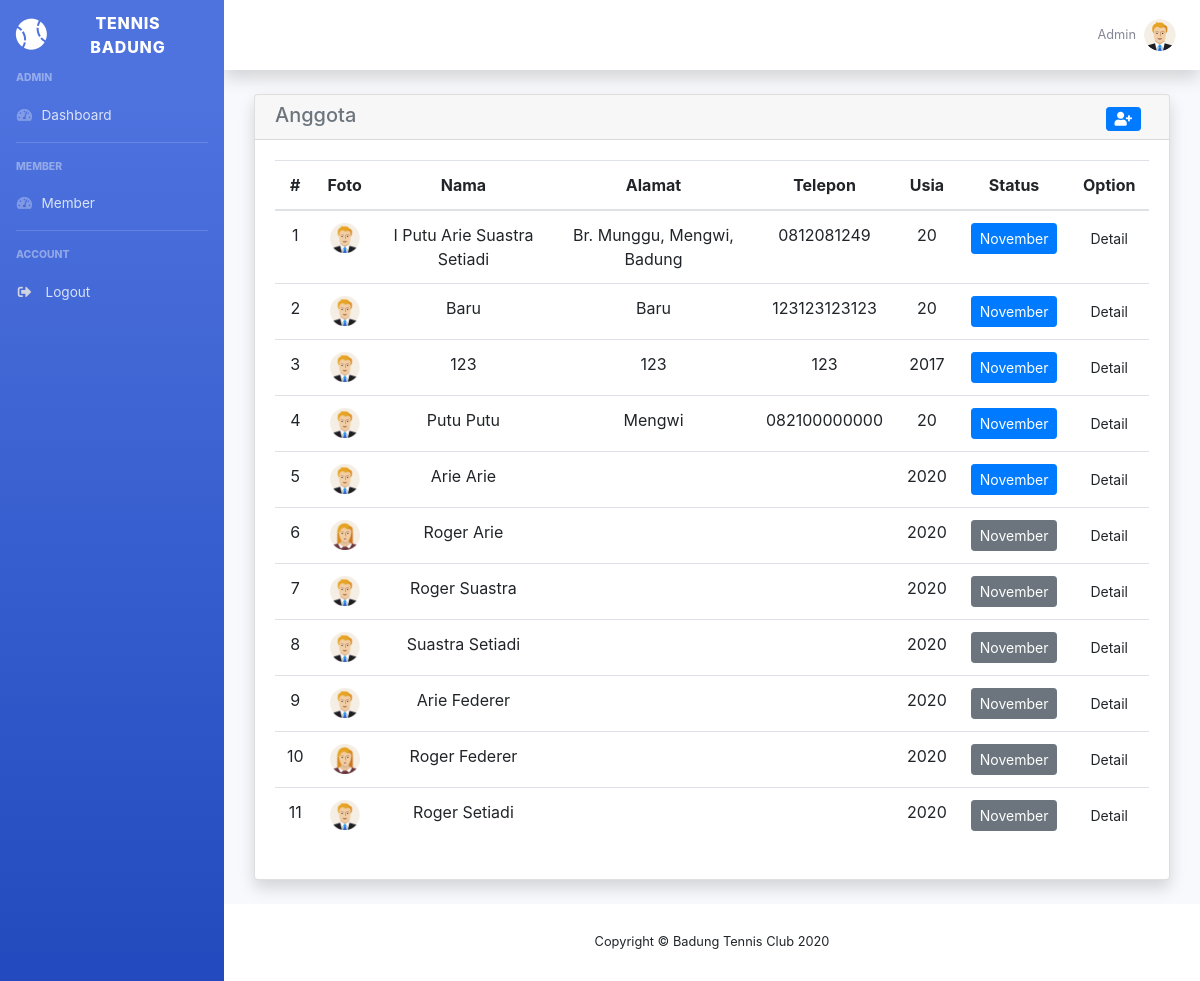
The page /view/member/index.php (signed in) on the database as committed earlier.
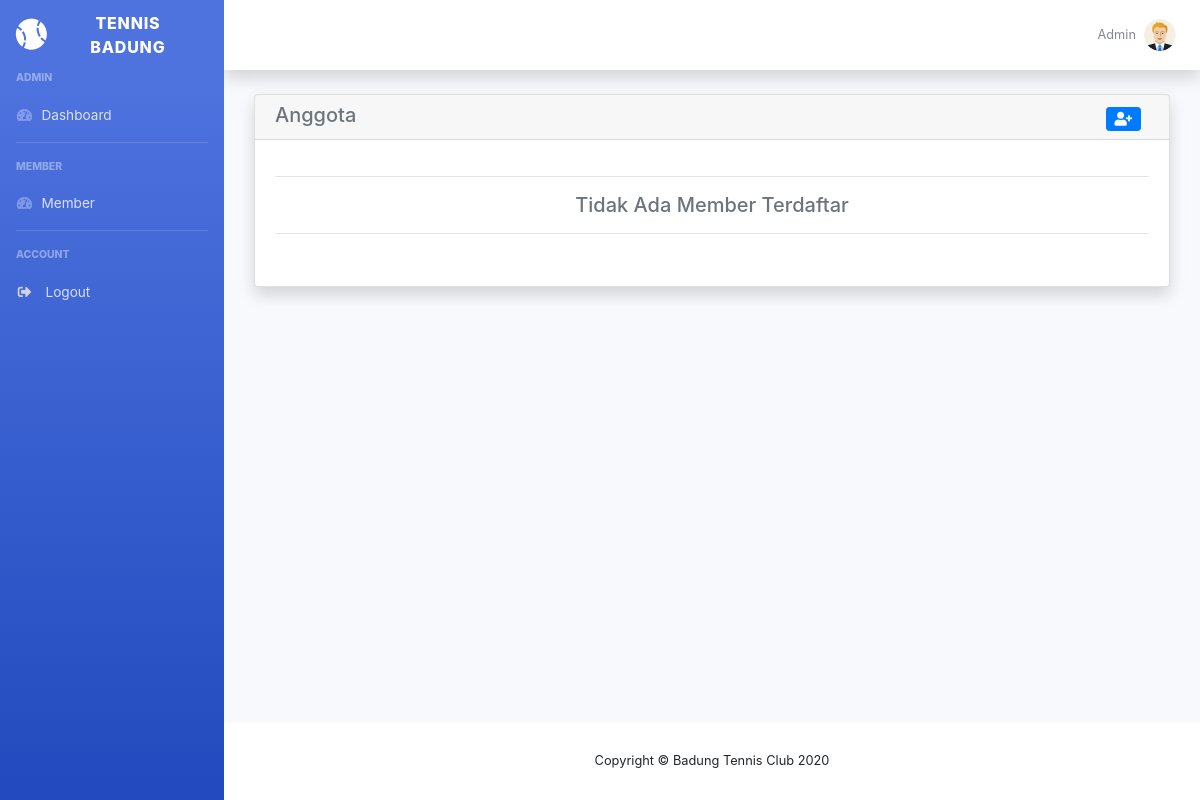
The same page on the database as committed later.
### tables this page shows
CREATE TABLE `member` (
  `id` int(11) NOT NULL,
  `name` varchar(255) NOT NULL,
  `address` varchar(255) NOT NULL,
  `birth_place` varchar(255) NOT NULL,
  `birth_date` date NOT NULL,
  `religion` varchar(255) NOT NULL,
  `phone` varchar(255) NOT NULL,
  `gender` varchar(255) NOT NULL,
  `image` varchar(255) NOT NULL,
  `created_at` datetime DEFAULT NULL,
  `updated_at` datetime DEFAULT NULL
);

### function/Database.php (called while the page is built, shortened)
<?php
class Database
{
    public function __construct()
    {
        $this->db = new mysqli(self::HOST, self::USER, self::PASS, self::DB);
        return $this->db;
    }
}

### init.php (called while the page is built, shortened)
<?php
require_once 'function/Database.php';
require_once 'model/MemberModel.php';
$member_model = new MemberModel();
$date = new DateTime('now', new DateTimeZone('Asia/Shanghai'));
$member = $member_model->get_member_count();

### model/MemberModel.php (called while the page is built, shortened)
<?php
require_once $_SERVER['DOCUMENT_ROOT'] . '/btc-pay/init.php';
class MemberModel extends Database
{
    public function get_all()
    {
        $member = [];
        $sql = "SELECT * FROM member ORDER BY id DESC";
        $res = mysqli_query($this->db, $sql);
        while ($r = mysqli_fetch_assoc($res)) {
            $member[] = $r;
        }
        return $member;
    }
    public function get_member_count()
    {
        $total = [];
        $pria = [];
        $wanita = [];
        $res_total = mysqli_query($this->db, "SELECT * FROM member");
        $res_pria = mysqli_query($this->db, "SELECT * FROM member WHERE gender = 'm'");
        $res_wanita = mysqli_query($this->db, "SELECT * FROM member WHERE gender = 'f'");
        if (!$res_total) {
            $total[] = 0;
            $pria[] = 0;
            $wanita[] = 0;
        } else {
            while ($r = mysqli_fetch_assoc($res_total)) {
                $total[] = $r;
            }
            while ($r = mysqli_fetch_assoc($res_wanita)) {
                $wanita[] = $r;
            }
            while ($r = mysqli_fetch_assoc($res_pria)) {
                $pria[] = $r;
            }
        }
        $member = [$total, $wanita, $pria];
        return $member;
    }
    public function status($member_id)
    {
        global $date;
        $month = $date->format('m');
        $sql = "SELECT * FROM member_payment WHERE
                member_payment.member_id = '$member_id' AND
                member_payment.month = '$month'";
        return mysqli_fetch_assoc(mysqli_query($this->db, $sql));
    }
    public static function age($then)
    {
        $then = new DateTime($then);
        $now = new DateTime('today');
        return $then->diff($now)->y;
    }
}

### view/member/index.php (the view, shortened to what this page needs)
<?php
require_once '../../init.php';
require_once '../layout/header.php';
?>
<div class="container-fluid">
    <div class="card shadow mb-4">
        <div class="card-header py-1 pt-2">
            <div class="row">
                <div class="col-9">
                    <h5 class="text-secondary">Anggota</h5>
                </div>
                <div class="col-3 my-auto d-flex justify-content-end">
                    <a class="btn btn-sm btn-primary d-flex mr-2" href="create.php">
                        <i class="fas fa-user-plus"></i>
                    </a>
                </div>
            </div>
        </div>
        <div class="card-body">
            <div class="table-responsive">
                <table class="table" id="dataTable" width="100%" cellspacing="0">
                    <?php if ($member_model->get_all()) : ?>
                        <thead>
                            <tr>
                                <th>#</th>
                                <th>Foto</th>
                                <th>Nama</th>
                                <th>Alamat</th>
                                <th>Telepon</th>
                                <th>Usia</th>
                                <th>Status</th>
                                <th>Option</th>
                            </tr>
                        </thead>
                        <tbody>
                            <?php foreach ($member_model->get_all() as $i => $m) : ?>
                                <tr>
                                    <td><?= ++$i ?></td>
                                    <td><img width="30" src="<?= URL ?>/resource/img/profile/<?= $m['image'] ?>" alt="Profile"></td>
                                    <td><?= $m['name'] ?></td>
                                    <td><?= $m['address'] ?></td>
                                    <td><?= $m['phone'] ?></td>
                                    <td><?= $member_model->age($m['birth_date']) ?></td>
                                    <?php if ($member_model->status($m['id'])) : ?>
                                        <td>
                                            <button class="btn btn-sm btn-primary"><?= $date->format('F') ?></button>
                                        </td>
                                    <?php else : ?>
                                        <td>
                                            <button class="btn btn-sm btn-secondary"><?= $date->format('F') ?></button>
                                        </td>
                                    <?php endif; ?>
                                    <td>
                                        <a class="btn btn-sm btn-block" href="<?= URL ?>/view/member/detail.php?id=<?= $m['id'] ?>">Detail</a>
                                    </td>
                                </tr>
                            <?php endforeach; ?>
                        <?php else : ?>
                            <hr>
                            <h5 class="text-center text-secondary">Tidak Ada Member Terdaftar</h5>
                            <hr>
                        <?php endif; ?>
                        </tbody>
                </table>
            </div>
        </div>
    </div>
</div>
<?php require_once '../layout/footer.php'; ?>

### view/layout/header.php (shortened to what this page needs)
<?php
require_once '../../init.php';
?>
<!DOCTYPE html>
<html lang="en">
<head>
    <link href="<?= URL ?>/resource/sbadmin2/fontawesome-free/css/all.min.css" rel="stylesheet" type="text/css">
    <link href="<?= URL ?>/resource/sbadmin2/css/sb-admin-2.min.css" rel="stylesheet">
    <link rel="stylesheet" href="<?= URL ?>/resource/css/bootstrap.css">
    <link rel="stylesheet" href="<?= URL ?>/resource/css/style.css">
</head>
<body id="page-top">
    <div id="wrapper">
        <ul class="navbar-nav bg-gradient-primary sidebar sidebar-dark accordion" id="accordionSidebar">
            <a class="sidebar-brand d-flex align-items-center justify-content-center" href="<?= URL ?>/view/admin/index.php">
                <div class="sidebar-brand-icon rotate-n-15">
                    <i class="fas fa-baseball-ball"></i>
                </div>
                <div class="sidebar-brand-text mx-3">TENNIS BADUNG</div>
            </a>
            <div class="sidebar-heading">
                Admin
            </div>
            <li class="nav-item">
                <a class="nav-link" href="<?= URL ?>/view/admin/index.php">
                    <i class="fas fa-fw fa-tachometer-alt"></i>
                    <span>Dashboard</span></a>
            </li>
            <hr class="sidebar-divider">
            <div class="sidebar-heading">
                Member
            </div>
            <li class="nav-item">
                <a class="nav-link" href="<?= URL ?>/view/member/index.php">
                    <i class="fas fa-fw fa-tachometer-alt"></i>
                    <span>Member</span>
                </a>
            </li>
            <hr class="sidebar-divider">
            <div class="sidebar-heading">
                Account
            </div>
            <li class="nav-item">
                <a class="nav-link" href="<?= URL ?>/controller/logout.php" data-toggle="modal" data-target="#logoutModal">
                    <i class="fas fa-sign-out-alt fa-sm fa-fw mr-2 text-gray-400"></i>
                    <span>Logout</span>
                </a>
            </li>
        </ul>
        <div id="content-wrapper" class="d-flex flex-column">
            <div id="content">
                <nav class="navbar navbar-expand navbar-light bg-white topbar mb-4 static-top shadow">
                    <ul class="navbar-nav ml-auto">
                        <li class="nav-item dropdown no-arrow">
                            <a class="nav-link dropdown-toggle" id="userDropdown" role="button" data-toggle="dropdown" aria-haspopup="true" aria-expanded="false">
                                <span class="mr-2 d-none d-lg-inline text-gray-600 small"><?= $_SESSION['login']['name'] ?></span>
                                <img class="img-profile rounded-circle" src="<?= URL ?>/resource/img/profile/<?= $_SESSION['login']['image'] ?>">
                            </a>
                        </li>
                    </ul>
                </nav>
                <div class="container-fluid">

### view/layout/footer.php (shortened to what this page needs)
</div>
</div>
<footer class="sticky-footer bg-white">
    <div class="container my-auto">
        <div class="copyright text-center my-auto">
            <span>Copyright &copy; Badung Tennis Club <?= date('Y') ?></span>
        </div>
    </div>
</footer>
</div>
</div>
</body>
</html>

### resource/css/style.css (style rules this page uses)
td, th { text-align: center; }

Rows that differ between the two databases and show on the page:
removed member: image (picture), name "I Putu Arie Suastra Setiadi", address "Br. Munggu, Mengwi, Badung", phone "0812081249", birth_date "20"
removed member: image (picture), name "Baru", address "Baru", phone "123123123123", birth_date "20"
removed member: image (picture), name "123", address "123", phone "123", birth_date "2017"
removed member: image (picture), name "Putu Putu", address "Mengwi", phone "082100000000", birth_date "20"
removed member: image (picture), name "Arie Arie", birth_date "2020"
removed member: image (picture), name "Roger Arie", birth_date "2020"
removed member: image (picture), name "Roger Suastra", birth_date "2020"
removed member: image (picture), name "Suastra Setiadi", birth_date "2020"
removed member: image (picture), name "Arie Federer", birth_date "2020"
removed member: image (picture), name "Roger Federer", birth_date "2020"
removed member: image (picture), name "Roger Setiadi", birth_date "2020"
Other text that changed with them:
text no longer shown: "# Foto Nama Alamat Telepon Usia Status Option"
text now shown: "Tidak Ada Member Terdaftar"
